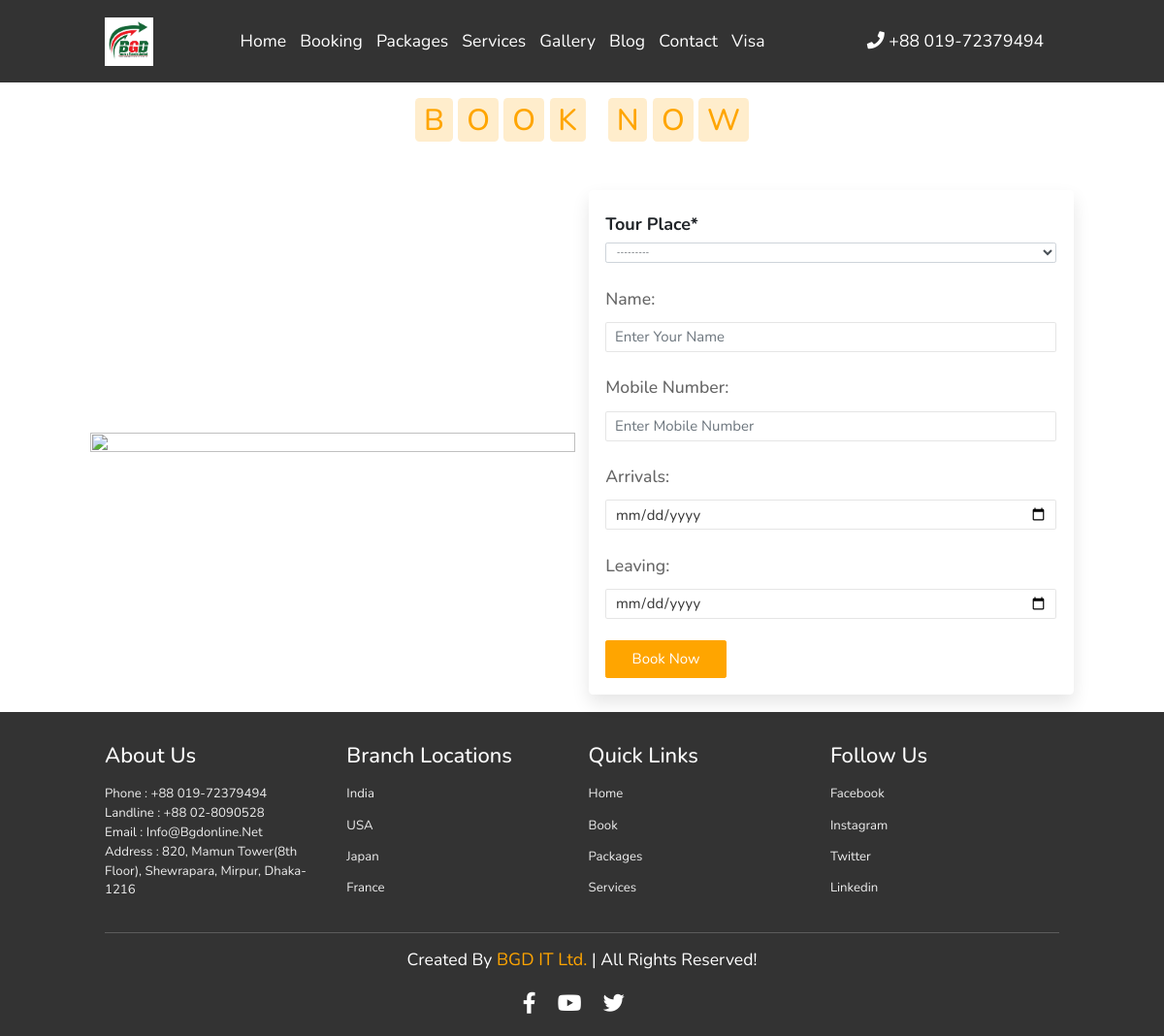
The app's page /book/, older data.
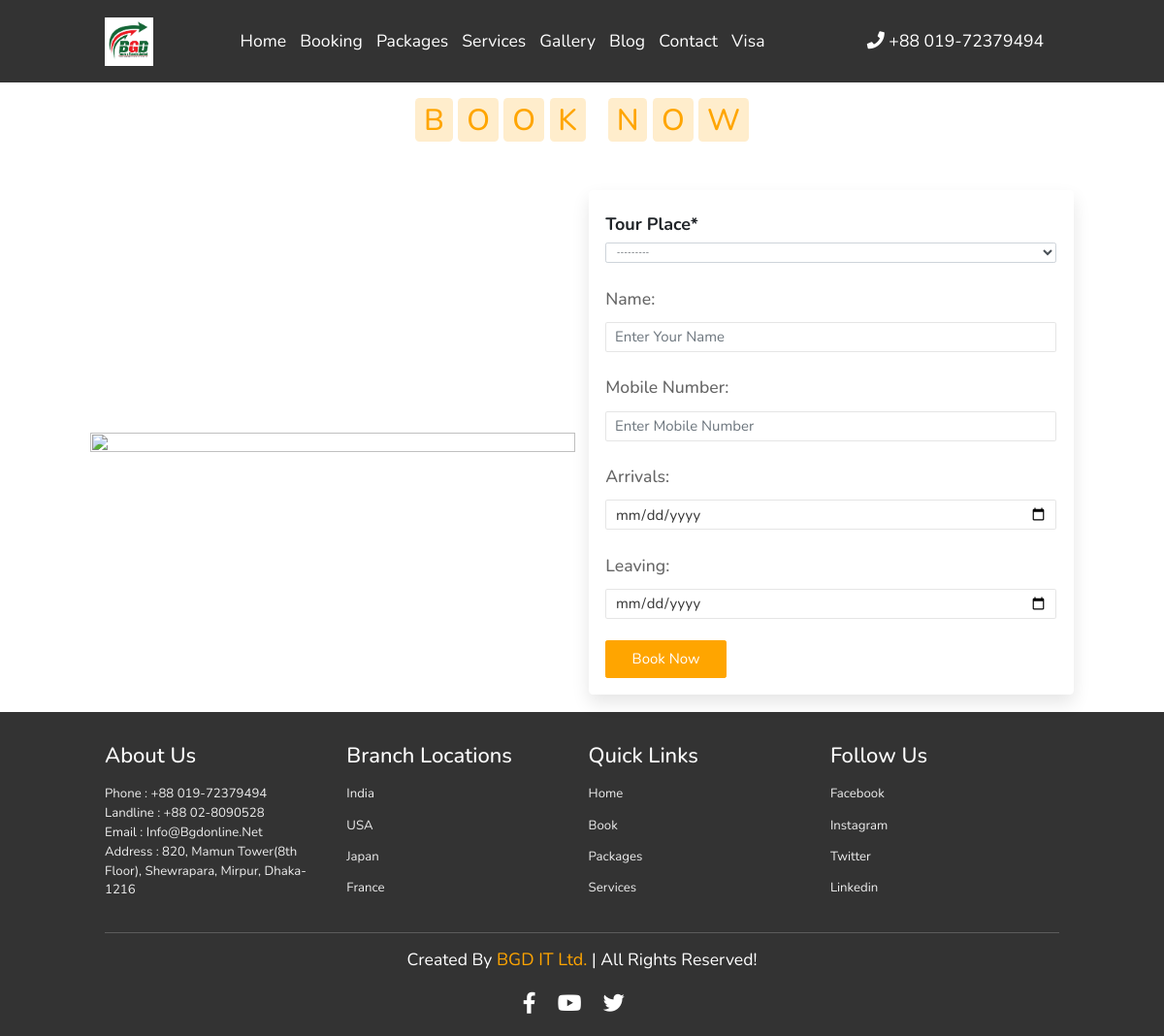
The same page, newer data.
### package_app/models.py (models this page shows, shortened)
class Packages(models.Model):
    tour_place = models.CharField(max_length=255, verbose_name='Enter Tour Place')
    tour_place_description = models.TextField(verbose_name='Enter Tour Place Description')
    packages_image = models.ImageField(upload_to='packages_images', verbose_name='Image', blank=False, null=False)
    package_old_price = models.IntegerField(blank=True, null=True)
    package_new_price = models.IntegerField()
    slug = models.SlugField(max_length=255, unique=True)
    def __str__(self):
        return str(self.tour_place)

### book_app/views.py (the view)
# urls.py: path('', views.book, name='book'),
def book(request):
    form = BookForm()
    registered = False
    if request.method == "POST":
        form = BookForm(data=request.POST)
        if form.is_valid():
            form.save()
            registered = True
    diction = {'form':form, 'registered':registered}
    return render(request,'book_app/book.html', context = diction)

### book_app/forms.py
class BookForm(forms.ModelForm):
    arrivals = forms.DateField(widget = forms.TextInput(attrs = {'type':'date'}), label="")
    leaving = forms.DateField(widget = forms.TextInput(attrs = {'type':'date'}), label="")
    name = forms.CharField(widget = forms.TextInput(attrs={'placeholder': 'Enter Your Name'}), label="")
    mobile_number = forms.CharField(widget = forms.TextInput(attrs={'placeholder': 'Enter Mobile Number'}), label="")
    class Meta:
        model = Book
        fields = ['tour_place', 'name', 'mobile_number', 'arrivals', 'leaving']

### templates/book_app/book.html (shortened to what this page needs)
<link rel="stylesheet" href="https://cdn.jsdelivr.net/npm/bootstrap@4.5.3/dist/css/bootstrap.min.css"
integrity="sha384-TX8t27EcRE3e/ihU7zmQxVncDAy5uIKz4rEkgIXeMed4M0jlfIDPvg6uqKI2xXr2">
{% extends 'base.html' %}
{% load static %}
{% load crispy_forms_tags %}
{% load widget_tweaks %}
{% block body %}
<section class="book" id="book">
    <h1 class="heading">
        <span>b</span>
        <span>o</span>
        <span>o</span>
        <span>k</span>
        <span class="space"></span>
        <span>n</span>
        <span>o</span>
        <span>w</span>
    </h1>
    <div class="row">
        <div class="image">
            <img src="{% static 'images/book-img.svg' %}" alt="">
        </div>
        <form method="POST">
            <div class="inputBox" style="font-size: 2.0rem; font-weight: bolder; width: 100%;">
                {{ form.tour_place | as_crispy_field }}
            </div>
            <div class="inputBox">
                <h3>Name:</h3>
                {{ form.name|as_crispy_field }}
            </div>
            <div class="inputBox">
                <h3>Mobile Number:</h3>
                {{ form.mobile_number|as_crispy_field }}
            </div>
            <div class="inputBox">
                <h3>Arrivals:</h3>
                {{ form.arrivals|as_crispy_field }}
            </div>
            <div class="inputBox">
                <h3>Leaving:</h3>
                {{ form.leaving|as_crispy_field }}
            </div>
            <input type="submit" class="btn" value="book now">
        </form>
    </div>
</section>
{% endblock %}

### templates/base.html (shortened to what this page needs)
<!DOCTYPE html>
<html lang="en">
<head>
    {% load static %}
    <link rel="stylesheet" href="https://unpkg.com/swiper/swiper-bundle.min.css" />
    <link rel="stylesheet" href="https://cdnjs.cloudflare.com/ajax/libs/font-awesome/5.15.3/css/all.min.css">
    <link rel="stylesheet" href="{% static 'css/style.css' %}">
</head>
<body>
    <header>
        <a href="{% url 'home_app:home' %}" class="logo"><img src="/static/images/logo1.jpg" alt="" width="50px"></a>
        <nav class="navbar">
            <a href="{% url 'home_app:home' %}">home</a>
            <a href="{% url 'book_app:book' %}">booking</a>
            <a href="{% url 'package_app:package' %}">packages</a>
            <a href="{% url 'services_app:services' %}">services</a>
            <a href="{% url 'gallery_app:gallery' %}">gallery</a>
            <a href="{% url 'blog_app:blog' %}">Blog</a>
            <a href="{% url 'contact_app:contact' %}">contact</a>
            <a href="{% url 'services_app:visa' %}">Visa</a>
        </nav>
        <nav class="navbar">
            <a href="#"><i class="fas fa-phone"></i> +88 019-72379494</a>
        </nav>
        <form action="" class="search-bar-container">
            <input type="search" id="search-bar" placeholder="search here...">
            <label for="search-bar" class="fas fa-search"></label>
        </form>
    </header>
    {% block body %}
    {% endblock %}
    <section class="footer">
        <div class="box-container">
            <div class="box">
                <h3>about us</h3>
                <p>Phone : +88 019-72379494 <br>
                    Landline : +88 02-8090528 <br>
                    Email : info@bgdonline.net <br>
                    Address : 820, Mamun Tower(8th floor), Shewrapara, Mirpur, Dhaka-1216
                </p>
            </div>
            <div class="box">
                <h3>branch locations</h3>
                <a href="#">india</a>
                <a href="#">USA</a>
                <a href="#">japan</a>
                <a href="#">france</a>
            </div>
            <div class="box">
                <h3>quick links</h3>
                <a href="{% url 'home_app:home' %}">home</a>
                <a href="{% url 'book_app:book' %}">book</a>
                <a href="{% url 'package_app:package' %}">packages</a>
                <a href="{% url 'services_app:services' %}">services</a>
            </div>
            <div class="box">
                <h3>follow us</h3>
                <a href="#">facebook</a>
                <a href="#">instagram</a>
                <a href="#">twitter</a>
                <a href="#">linkedin</a>
            </div>
        </div>
        <h1 class="credit"> created by <span> BGD IT Ltd. </span> | all rights reserved! </h1>
        <div class="quickicons" style="text-align: center;">
            <a href="#"><i class="fab fa-facebook-f"></i></a>
            <a href="#"><i class="fab fa-youtube"></i></a>
            <a href="#"><i class="fab fa-twitter"></i></a>
        </div>
    </section>
</body>
</html>

### static/css/style.css (style rules this page uses)
:root { --orange:#ffa500; }
* { font-family: 'Nunito', sans-serif; margin:0; padding:0; box-sizing: border-box; text-transform: capitalize; outline: none; border:none; text-decoration: none; transition: all .2s linear; font-size: large; }
html { font-size: 62.5%; overflow-x: hidden; scroll-padding-top: 6rem; scroll-behavior: smooth; }
section { padding:2rem 9%; }
.heading { text-align: center; padding:10rem 0; padding-bottom: 5%; }
.heading span { font-size: 3.5rem; background:rgba(255, 165, 0,.2); color:var(--orange); border-radius: .5rem; padding:.2rem 1rem; }
.heading span.space { background:none; }
.btn { display: inline-block; margin-top: 1rem; background:var(--orange); color:#fff; padding:.8rem 3rem; border:.2rem solid var(--orange); cursor: pointer; font-size: 1.7rem; }
header { position: fixed; top:0; left: 0; right:0; background:#333; z-index: 1000; display: flex; align-items: center; justify-content: space-between; padding:2rem 9%; }
header .logo { font-size: 2.5rem; font-weight: bolder; color:#fff; text-transform: uppercase; }
header .navbar a { color:#fff; font-size: 2rem; margin:0 .8rem; text-decoration: none; }
header .search-bar-container { position: absolute; top:100%; left: 0; right:0; padding:1.5rem 2rem; background:#333; border-top: .1rem solid rgba(255,255,255,.2); display: flex; align-items: center; z-index: 1001; clip-path: polygon(0 0, 100% 0, 100% 0, 0 0); }
header .search-bar-container #search-bar { width:100%; padding:1rem; text-transform: none; color:#333; font-size: 1.7rem; border-radius: .5rem; }
header .search-bar-container label { color:#fff; cursor: pointer; font-size: 3rem; margin-left: 1.5rem; }
.book .row { display: flex; flex-wrap: wrap; gap:1.5rem; align-items: center; }
.book .row .image { flex:1 1 40rem; }
.book .row .image img { width:100%; }
.book .row form { flex:1 1 40rem; padding:2rem; box-shadow: 0 1rem 2rem rgba(0,0,0,.1); border-radius: .5rem; }
.book .row form .inputBox { padding:.5rem 0; }
.book .row form .inputBox input { width:100%; padding:1rem; border:.1rem solid rgba(0,0,0,.1); font-size: 1.7rem; color:#333; text-transform: none; }
.book .row form .inputBox h3 { font-size: 2rem; padding:1rem 0; color:#666; }
.footer { background:#333; }
.footer .box-container { display: flex; flex-wrap: wrap; gap:1.5rem; }
.footer .box-container .box { padding:1rem 0; flex:1 1 25rem; }
.footer .box-container .box h3 { font-size: 2.5rem; padding:.7rem 0; color:#fff; }
.footer .box-container .box p { font-size: 1.5rem; padding:.7rem 0; color:#eee; }
.footer .box-container .box a { display: block; font-size: 1.5rem; padding:.7rem 0; color:#eee; }
.footer .credit { text-align: center; padding:2rem 1rem; margin-top: 1rem; font-size: 2rem; font-weight: normal; color:#fff; border-top: .1rem solid rgba(255,255,255,.2); }
.footer .credit span { color:var(--orange); }
.footer .quickicons i { font-size: 2.5rem; color:#fff; cursor: pointer; margin-right: 2rem; }
@media (max-width:1200px) { html { font-size: 55%; } }

Row changes from the older to the newer data that the page shows:
removed Packages: tour_place "---------"
Text that changed along with them:
form field tour_place: (not shown) → "---------"
